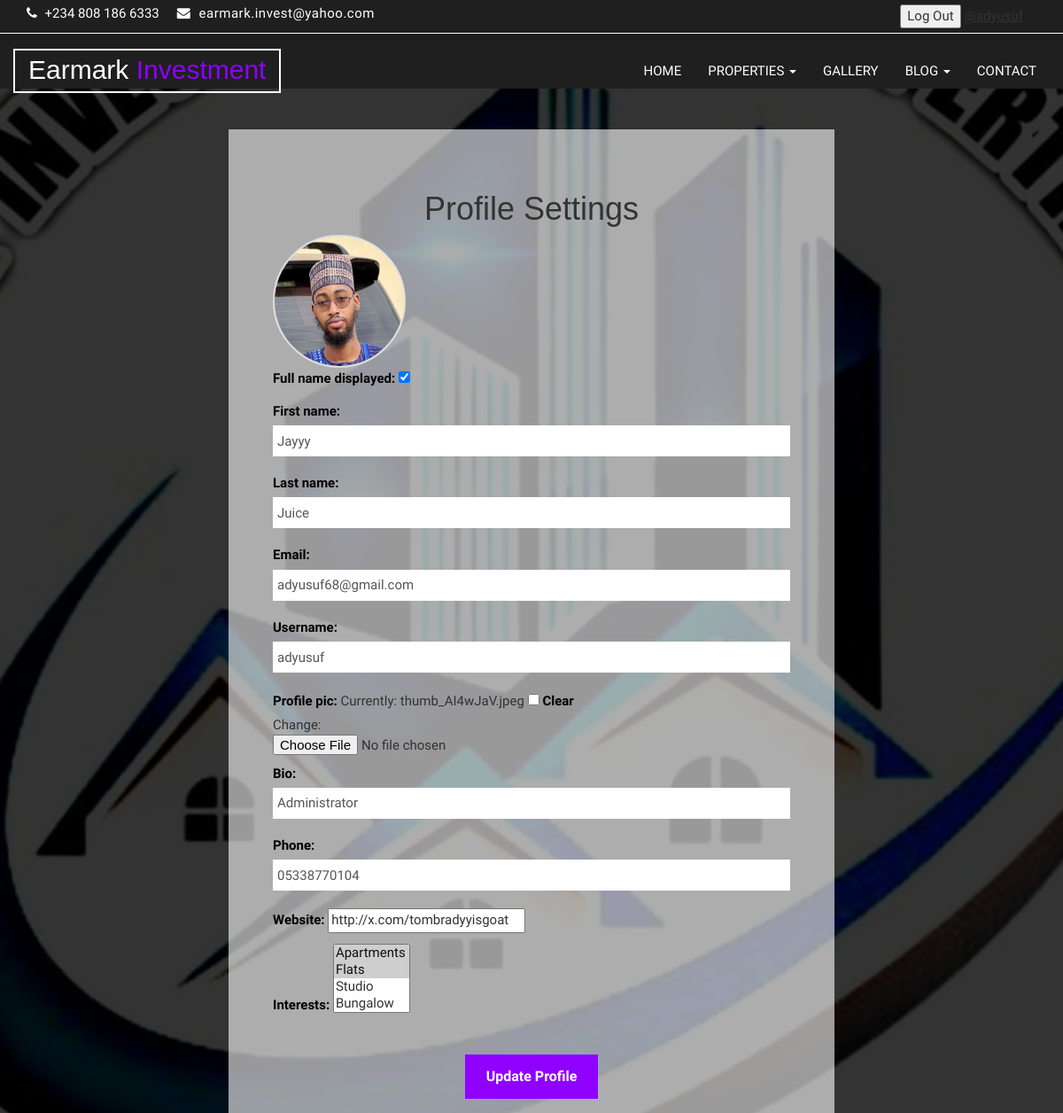
The app's page /accounts/profile-settings/ (signed in), older data.
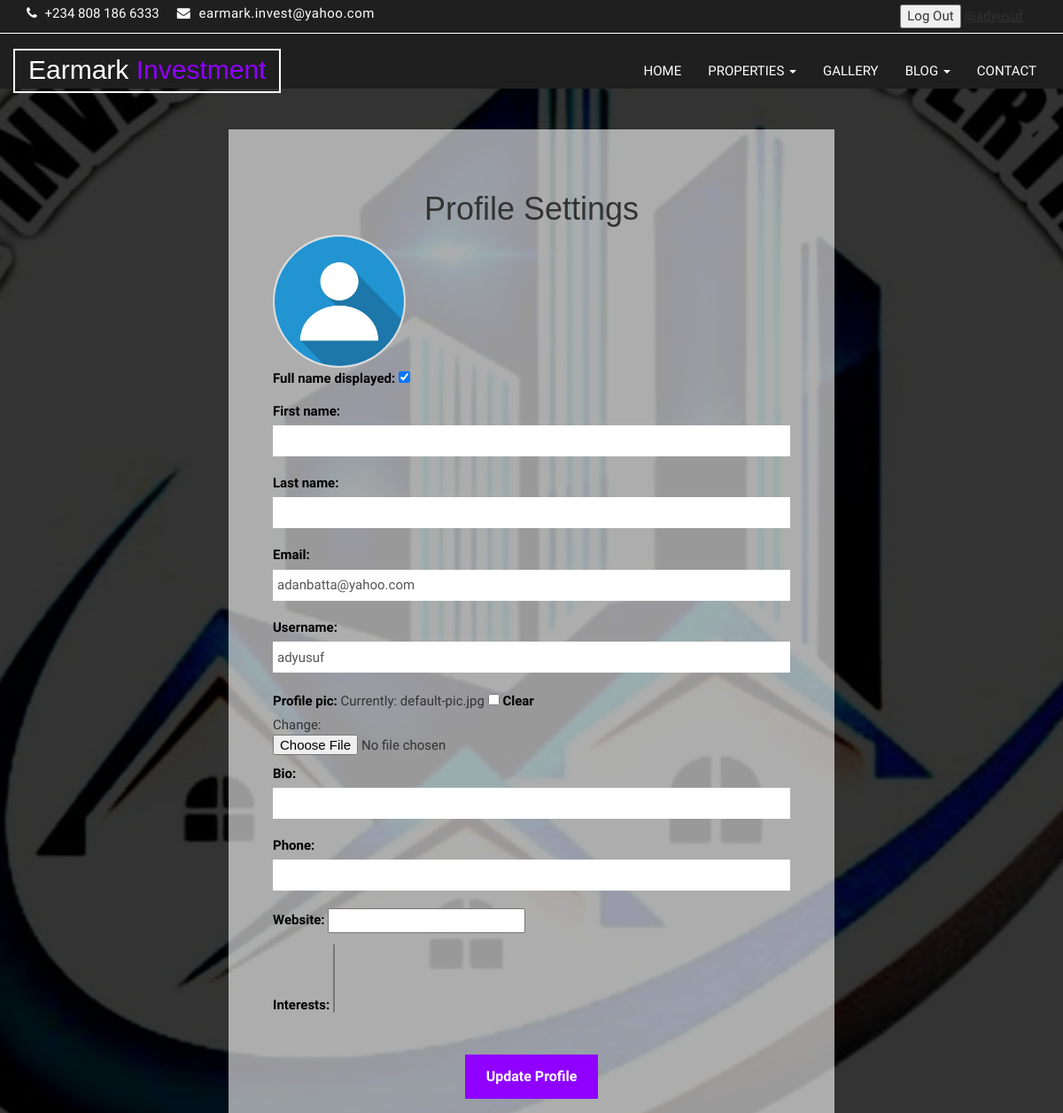
The same page, newer data.
### e_web/apps/accounts/models.py (models this page shows, shortened)
class UserProfile(models.Model):
    user = models.OneToOneField(User, on_delete=models.CASCADE, related_name="profile")
    full_name_displayed = models.BooleanField(default=True)
    first_name = models.CharField(max_length=64, blank=False)
    last_name = models.CharField(max_length=64, blank=False)
    email = models.EmailField(blank=False)
    username = models.CharField(max_length=64, null=False, blank=False)
    profile_pic = models.ImageField(default="default-pic.jpg", null=True, blank=True)
    bio = models.CharField(max_length=500, blank=True, null=True)
    phone = models.CharField(max_length=64, null=True)
    website = models.URLField(max_length=200, blank=True, null=True)
    interests = models.ManyToManyField(UserInterest, blank=True)
    date_created = models.DateTimeField(auto_now_add=True, null=True)

### e_web/apps/accounts/views.py (the view)
# urls.py: path("profile-settings/", views.ProfileSettings, name="profile-settings"),
@login_required
def ProfileSettings(request):
    user = request.user.profile
    form = ProfileForm(instance=user)
    if request.method == 'POST':
        form = ProfileForm(request.POST, request.FILES, instance=user)
        if form.is_valid():
            form.save()
    context = {'form': form}
    return render(request, 'accounts/profile-settings.html', context)

### e_web/apps/accounts/forms.py
class ProfileForm(ModelForm):
    class Meta:
        model = UserProfile
        fields = '__all__'
        exclude = ['user']  # Exclude the user field since it's tied to the User model

### e_web/apps/accounts/models.py (called while the page is built)
    def __str__(self):
        return self.name

### e_web/templates/accounts/profile-settings.html (shortened to what this page needs)
{% extends 'base.html' %}
{% load static %}
{% block content %}
<!DOCTYPE html>
<html lang="en">
    <head>
    </head>
    <body>
        <section id="aa-property-header">
            <div class="container">
                <div class="row">
                    <div class="col-md-12">
                        <div class="aa-property-header-inner">
                            <h2>Profile Settings</h2>
                            <ol class="breadcrumb">
                                <li>
                                    {% url 'public:index' as index_url %}{% if request.path == index_url %}{% else %}<a
                                        href="{{ index_url }}">HOME</a>{% endif %}</span></a>
                                </li>
                                {% if user.is_active %}
                                <li>
                                    <span><a href="{% url 'accounts:profile' %}">Back To Profile</a></span>
                                </li> {% endif %}
                            </ol>
                        </div>
                    </div>
                </div>
            </div>
        </section>
        <section id="aa-signin">
            <div class="container">
                <div class="row">
                    <div class="col-md-12">
                        <div class="aa-signin-area">
                            <div class="aa-signin-form">
                                <div class="aa-signin-form-title">
                                    <h1>Profile Settings</h1>
                                    {% with profile=user.profile %}
                                    {% if profile %}
                                    {% if form.is_multipart %}
                                    <div class="profile-pic" id="profile-pic">
                                        <img src="{{ profile.profile_pic.url }}" alt="Profile Picture"
                                            id="profile-pic-img">
                                    </div>
                                </div>
                                <br>
                                <form method="POST" action="" enctype="multipart/form-data">
                                    <div class="aa-single-field">{{form.as_p}}</div>
                                    {% endif %}
                                    {% endif %}
                                    {% endwith%}
                                    <div class="aa-single-submit">
                                        <input type="submit" value="Update Profile" class="aa-browse-btn" name="submit">
                                    </div>
                                </form>
                            </div>
                        </div>
                    </div>
                </div>
            </div>
        </section>
    </body>
</html>
{% endblock%}

Row changes from the older to the newer data that the page shows:
changed UserProfile "adyusuf": profile_pic: picture removed, a placeholder shows; first_name "Jayyy" → (not shown); last_name "Juice" → (not shown); email "adyusuf68@gmail.com" → "adanbatta@yahoo.com"; bio "Administrator" → (not shown); phone "05338770104" → (not shown); website "http://x.com/tombradyyisgoat" → (not shown)
Text that changed along with them:
form field interests: "Apartments ☑ / Flats ☑ / Studio / Bungalow" → (not shown)
text no longer shown: "Full name displayed: First name: Last name: Email: Username: Profile pic: Currently: thumb_AI4wJaV.jpeg Clear Change: Bio: Phone: Website: Interests:"
text now shown: "Full name displayed: First name: Last name: Email: Username: Profile pic: Currently: default-pic.jpg Clear Change: Bio: Phone: Website: Interests:"
